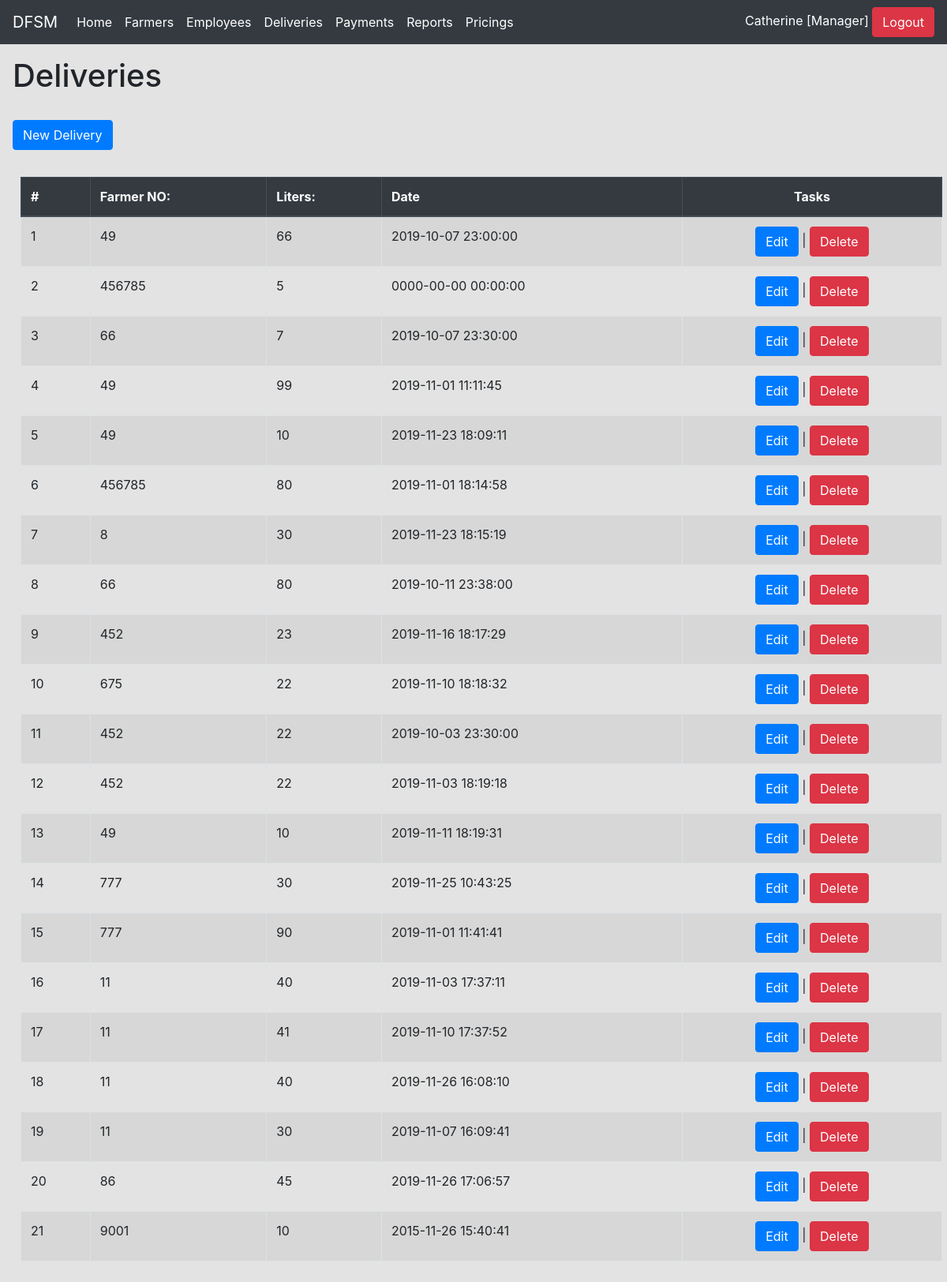
The app's page /delivery/index.php (signed in) with its own data.
### tables this page shows
CREATE TABLE `delivery` (
  `id` int(11) NOT NULL,
  `r_f_no` varchar(50) NOT NULL,
  `r_kg` float NOT NULL,
  `r_dt` timestamp NOT NULL DEFAULT CURRENT_TIMESTAMP,
  `r_received_by` varchar(50) NOT NULL,
  `r_deliverer` varchar(50) DEFAULT NULL
);

### delivery/index.php (the view, shortened to what this page needs)
<?php
include '../incl/conn.incl.php';
include '../incl/header.incl.php';
?>
<h1>Deliveries</h1>
<br/>
<a href='add.php' class='btn btn-large btn-primary'  ><i class="icon-plus icon-white"></i>New Delivery</a><br/><br/>
<table style="margin:10px"class="table table-hover table-striped table-condensed table-bordered">
    <thead class="thead-dark" >
        <th>#</th>
         <th>Farmer NO:</th>
        <th>Liters:</th>
        <th>Date</th>
        <?php if ($current_user['role'] != 'Clerk') {?><th style="text-align: center">Tasks</th><?php } ?>
        </thead>
    <tbody>
 <?php
$result = mysqli_query($conn,"SELECT * FROM `delivery`") or trigger_error(mysqli_error($conn));
$i=0;
while($row = mysqli_fetch_array($result)){
foreach($row AS $key => $value) { $row[$key] = stripslashes($value); }
$i+=1;
echo "<tr>";
 echo '<td>'.$i.'</td>';
echo "<td valign='top'>" . nl2br( $row['r_f_no']) . "</td>";
echo "<td valign='top'>" . nl2br( $row['r_kg']) . "</td>";
echo "<td valign='top'>" . nl2br( $row['r_dt']) . "</td>";
  if ($current_user['role'] != 'Clerk') {
      echo '<td  style="text-align: center">
                <a href="'.PAGE_URL.'delivery/edit.php?edit=1&id='.$row['id'].'" class="btn btn-primary btn-mini"><i class="icon-edit icon-white"></i>Edit</a> |
                <a href="'.PAGE_URL.'delivery/?delete=1&id='.$row['id'].'" class="btn btn-danger btn-mini"><i class="icon-remove icon-white"></i>Delete</a>
             </td>';
  }
echo "</tr>";
}
echo "</tbody></table>";
include '../incl/footer.incl.php';
?>

### incl/header.incl.php (shortened to what this page needs)
<?php
$current_user = array();
function Page_Url() {
    echo PAGE_URL;
}
$log = new logmein();
$log->encrypt = true;
if (!isset($_SESSION['loggedin']) || !$log->logincheck($_SESSION['loggedin'], "employees", "e_pass", "e_mail")) {
    $log->loginform("login", "loginform", PAGE_URL . "auth/login.php");
    exit();
} else {
    $current_user['email'] = $_SESSION['username'];
    $current_user['name'] = $_SESSION['full_name'];
    $current_user['role'] = $_SESSION['userlevel'];
    list($singlename) = explode(' ', $current_user['name'], 3);
}
?>
<!DOCTYPE HTML>
<html>
    <head>
        <link rel="stylesheet" href="https://cdn.jsdelivr.net/npm/bootstrap@4.5.3/dist/css/bootstrap.min.css">
    </head>
    <body style="background-color:#e3e3e3">
        <div id="top" class="page-header">
            <nav class="navbar navbar-expand-lg navbar-dark bg-dark">
                <a class="navbar-brand" href="#">DFSM</a>
                <div class="collapse navbar-collapse" id="navbarText">
                    <ul class="navbar-nav mr-auto">
                    <li class="nav-item active">
                        <a class="nav-link" href="<?php Page_Url() ?>">Home <span class="sr-only">(current)</span></a>
                    </li>
                    <li class="nav-item active">
                        <a class="nav-link" href="<?php Page_Url() ?>farmers/index.php">Farmers</a>
                    </li>
                    <li class="nav-item active">
                        <a class="nav-link" href="<?php Page_Url() ?>employees/index.php">Employees</a>
                    </li>
                    <li class="nav-item active">
                        <a class="nav-link" href="<?php Page_Url() ?>delivery/index.php">Deliveries</a>
                    </li>
                    <li class="nav-item active">
                        <a class="nav-link" href="<?php Page_Url() ?>payment/index.php">Payments</a>
                    </li>
                    <li class="nav-item active">
                        <a class="nav-link" href="<?php Page_Url() ?>reports/index.php">Reports</a>
                    </li>
                    <li class="nav-item active">
                        <a class="nav-link" href="<?php Page_Url() ?>settings/index.php">Pricings</a>
                    </li>
                    </ul>
                    <span>
                    <div id="user">
                        <span style="color:#fff"><?php echo " $singlename [" . $current_user['role'] . "]" ?></span>
                        <a style="color:#fff" class="btn btn-danger"  href="<?php Page_Url(); ?>auth/logout.php">Logout</a>
                    </div>
                    </span>
                </div>
            </nav>
        </div>
        <div  id="main-content" class="modal-body" >

### incl/footer.incl.php
</div>
</body>
</html>

### records on screen
delivery: r_f_no "49", r_kg "66", r_dt "2019-10-07 23:00:00"
delivery: r_f_no "456785", r_kg "5", r_dt "0000-00-00 00:00:00"
delivery: r_f_no "66", r_kg "7", r_dt "2019-10-07 23:30:00"
delivery: r_f_no "49", r_kg "99", r_dt "2019-11-01 11:11:45"
delivery: r_f_no "49", r_kg "10", r_dt "2019-11-23 18:09:11"
delivery: r_f_no "456785", r_kg "80", r_dt "2019-11-01 18:14:58"
delivery: r_f_no "8", r_kg "30", r_dt "2019-11-23 18:15:19"
delivery: r_f_no "66", r_kg "80", r_dt "2019-10-11 23:38:00"
delivery: r_f_no "452", r_kg "23", r_dt "2019-11-16 18:17:29"
delivery: r_f_no "675", r_kg "22", r_dt "2019-11-10 18:18:32"
delivery: r_f_no "452", r_kg "22", r_dt "2019-10-03 23:30:00"
delivery: r_f_no "452", r_kg "22", r_dt "2019-11-03 18:19:18"
delivery: r_f_no "49", r_kg "10", r_dt "2019-11-11 18:19:31"
delivery: r_f_no "777", r_kg "30", r_dt "2019-11-25 10:43:25"
delivery: r_f_no "777", r_kg "90", r_dt "2019-11-01 11:41:41"
delivery: r_f_no "11", r_kg "40", r_dt "2019-11-03 17:37:11"
delivery: r_f_no "11", r_kg "41", r_dt "2019-11-10 17:37:52"
delivery: r_f_no "11", r_kg "40", r_dt "2019-11-26 16:08:10"
delivery: r_f_no "11", r_kg "30", r_dt "2019-11-07 16:09:41"
delivery: r_f_no "86", r_kg "45", r_dt "2019-11-26 17:06:57"
delivery: r_f_no "9001", r_kg "10", r_dt "2015-11-26 15:40:41"

### other values on screen
$singlename "Catherine"
$current_user['role'] "Manager"
